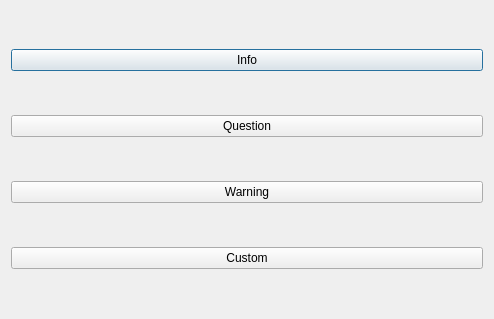
<?xml version="1.0" encoding="UTF-8"?>
<ui version="4.0">
 <class>Dialog</class>
 <widget class="QDialog" name="Dialog">
  <property name="geometry">
   <rect>
    <x>0</x>
    <y>0</y>
    <width>494</width>
    <height>319</height>
   </rect>
  </property>
  <property name="windowTitle">
   <string>Dialog</string>
  </property>
  <layout class="QVBoxLayout" name="verticalLayout">
   <item>
    <widget class="QPushButton" name="pushButton">
     <property name="text">
      <string>Info</string>
     </property>
    </widget>
   </item>
   <item>
    <widget class="QPushButton" name="pushButton_2">
     <property name="text">
      <string>Question</string>
     </property>
    </widget>
   </item>
   <item>
    <widget class="QPushButton" name="pushButton_3">
     <property name="text">
      <string>Warning</string>
     </property>
    </widget>
   </item>
   <item>
    <widget class="QPushButton" name="pushButton_4">
     <property name="text">
      <string>Custom</string>
     </property>
    </widget>
   </item>
  </layout>
 </widget>
 <resources/>
 <connections/>
</ui>
